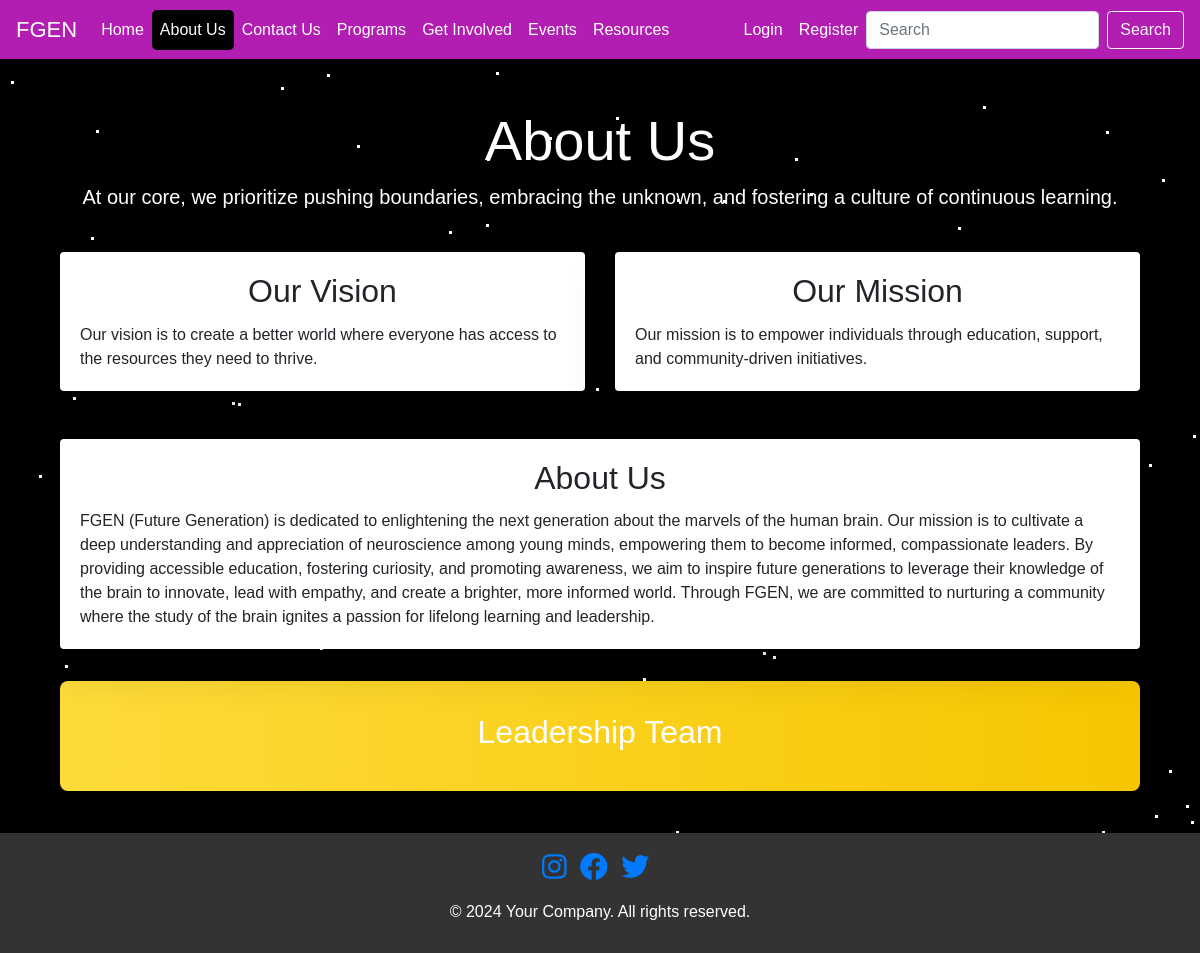
Page /about/ on the earlier database version.
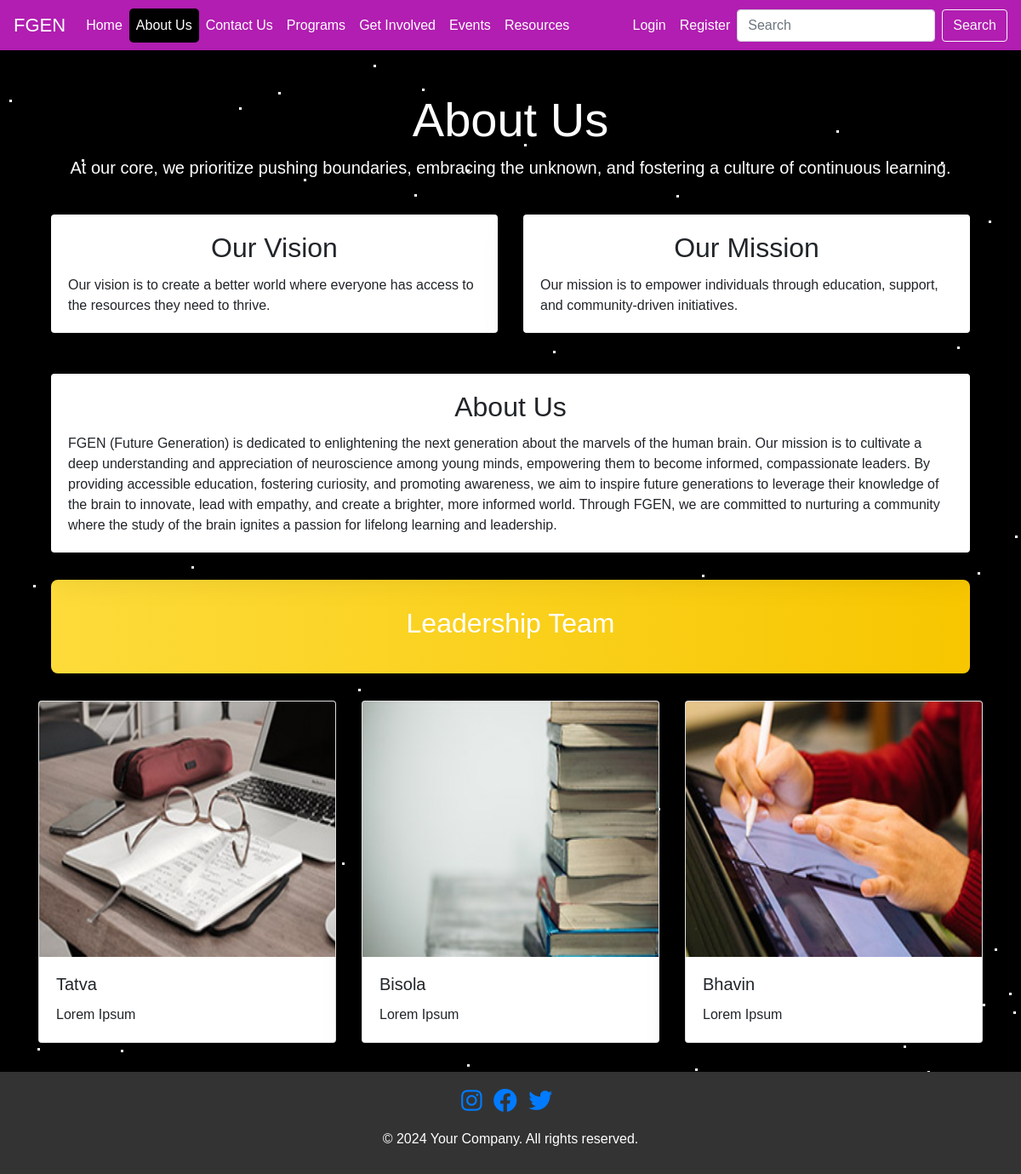
Same page on the later database version.
### new_App/models.py (models this page shows, shortened)
class Leadership(models.Model):
    l_name = models.CharField(max_length=100)
    l_description = models.CharField(max_length=200)
    l_imagename = models.CharField(max_length=100)
    created_at = models.DateTimeField(auto_now_add=True)

### new_App/views.py (the view)
# urls.py: path('about/', views.about_us, name='about_us'),
def about_us(request):
    leadership = Leadership.objects.all()
    return render(request, 'aboutus.html', {'active_page': 'about', 'leadership':leadership})

### new_App/templates/aboutus.html (shortened to what this page needs)
{% extends 'base.html' %}
{% block content %}
<!DOCTYPE html>
<html lang="en">
<head>
</head>
<div class="container mt-5">
    <div class="row">
        <div class="col-12 text-center mb-4">
            <h1 class="display-4 text-white">About Us</h1>
            <p class="lead text-white">At our core, we prioritize pushing boundaries, embracing the unknown, and fostering a culture of continuous learning.</p>
        </div>
    </div>
    <div class="row">
        <div class="col-md-6 mb-4">
            <div class="card card-about border-0 shadow-lg h-100">
                <div class="card-body card-about-body">
                    <h2 class="card-title text-center">Our Vision</h2>
                    <p class="card-text">Our vision is to create a better world where everyone has access to the resources they need to thrive.</p>
                </div>
            </div>
        </div>
        <div class="col-md-6 mb-4">
            <div class="card card-about border-0 shadow-lg h-100">
                <div class="card-body card-about-body">
                    <h2 class="card-title text-center">Our Mission</h2>
                    <p class="card-text">Our mission is to empower individuals through education, support, and community-driven initiatives.</p>
                </div>
            </div>
        </div>
    </div>
    <div class="row">
        <div class="col-sm-12 mt-4 mb-4">
            <div class="card card-about border-0 shadow-lg h-100">
                <div class="card-body card-about-body">
                    <h2 class="card-title text-center">About Us</h2>
                    <p class="card-text">
                        FGEN (Future Generation) is dedicated to enlightening the next generation about the marvels of the human brain. Our mission is to cultivate a deep understanding and appreciation of neuroscience among young minds, empowering them to become informed, compassionate leaders. By providing accessible education, fostering curiosity, and promoting awareness, we aim to inspire future generations to leverage their knowledge of the brain to innovate, lead with empathy, and create a brighter, more informed world. Through FGEN, we are committed to nurturing a community where the study of the brain ignites a passion for lifelong learning and leadership.
                    </p>
                </div>
            </div>
        </div>
    </div>
</div>
<div class="container-fluid mt-2">
    <div class="jumbotron jumbotron-custom text-center">
        <h2 class="display-6">Leadership Team</h2>
    </div>
    <div class="row">
        <div class="row justify-content-center">
            {% for l in leadership %}
            <div class="col-md-4 col-sm-12">
                <div class="card card-custom program-card shadow-lg">
                    <img src="/static/assets/images/{{l.l_imagename}}.jpg" height=300 width=250 class="card-img-top" alt="Card Image">
                    <div class="card-body">
                        <h5 class="card-title">{{l.l_name}}</h5>
                        <p class="card-text">{{l.l_description}}</p>
                    </div>
                </div>
            </div>
            {% endfor %}
        </div>
    </div>
</div>
{% endblock %}

Differences in the rows shown:
added Leadership: l_imagename (picture), l_name "Tatva", l_description "Lorem Ipsum"
added Leadership: l_imagename (picture), l_name "Bisola", l_description "Lorem Ipsum"
added Leadership: l_imagename (picture), l_name "Bhavin", l_description "Lorem Ipsum"
